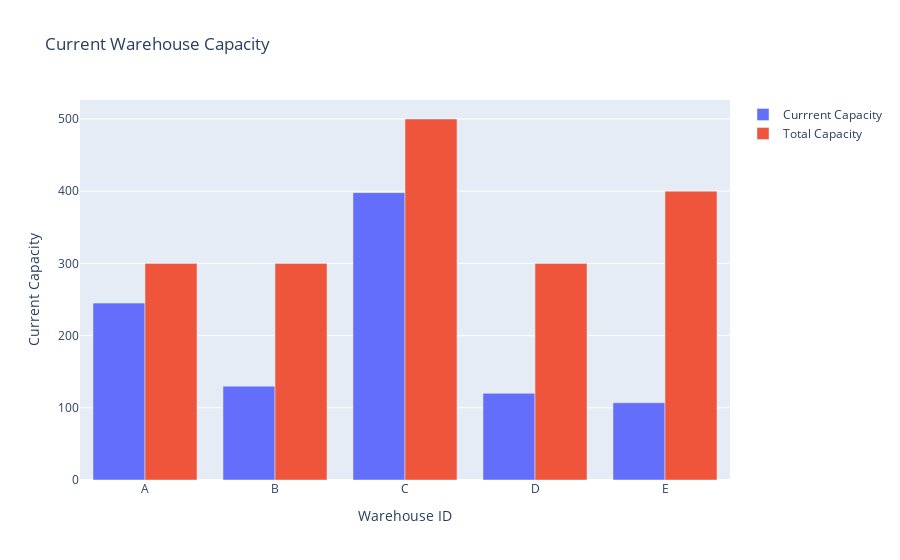

Notebook code for this chart:
### Code cell
from utils.Visualizer import Visualizer

fig = Visualizer.plot_current_warehouse_capacity()
fig.show()

### Figure 1 — Plotly figure (JSON) as saved in the notebook; plotly's stock layout.template omitted (floating-point values rounded to 4 significant figures)
{"data": [{"name": "Currrent Capacity", "type": "bar", "x": ["A", "B", "C", "D", "E"], "y": [245, 130, 398, 120, 107]}, {"name": "Total Capacity", "type": "bar", "x": ["A", "B", "C", "D", "E"], "y": [300, 300, 500, 300, 400]}], "layout": {"barmode": "group", "showlegend": true, "title": {"text": "Current Warehouse Capacity"}, "xaxis": {"title": {"text": "Warehouse ID"}}, "yaxis": {"title": {"text": "Current Capacity"}}}}
